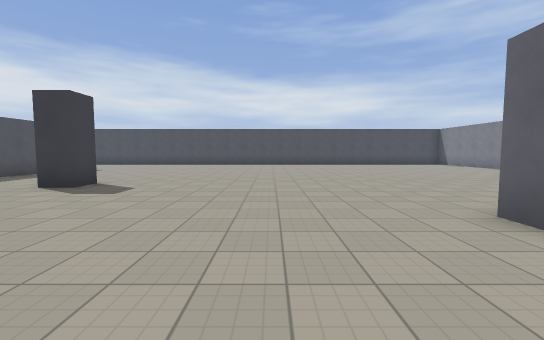
[1] (above)

20 first-person views from a walk through a Godot game level. The camera is 1.5 m above the floor, tilts 4° down and sees 90° across. The floor is counted in squares, 1.97 m on a side. Each view is taken from the middle of a square. On the plan, view 1 faces up. The plan holds only what a view shows up to about 10 squares ahead; the rest is blank. Characters and animated objects are left out. Surface patterns are stand-ins for the level's own textures.

[2]
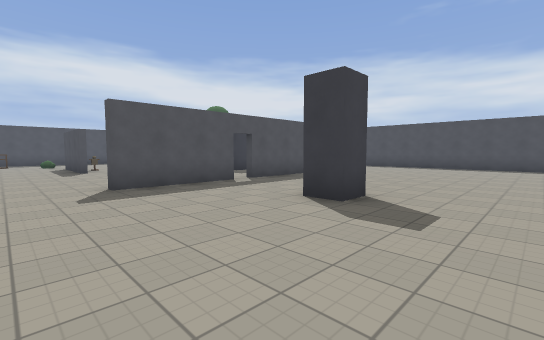

[3]
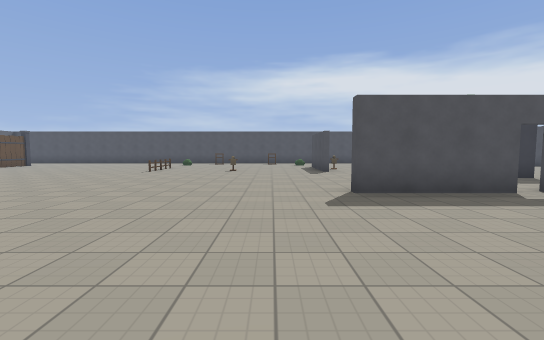

[4]
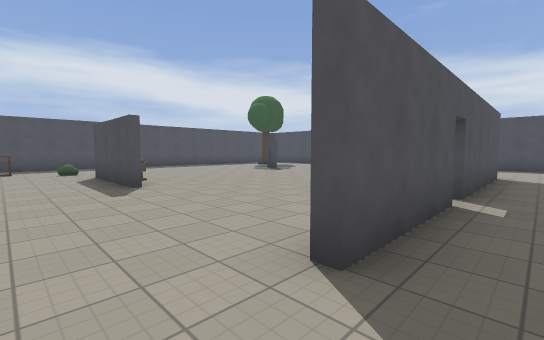

[5]
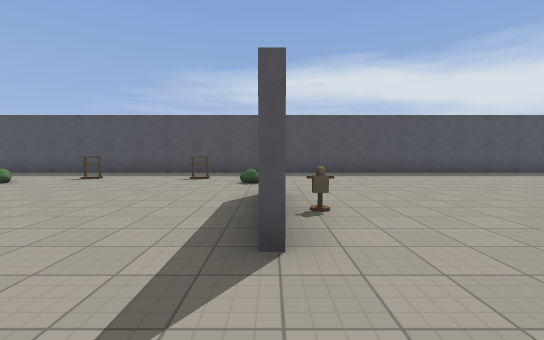

[6]
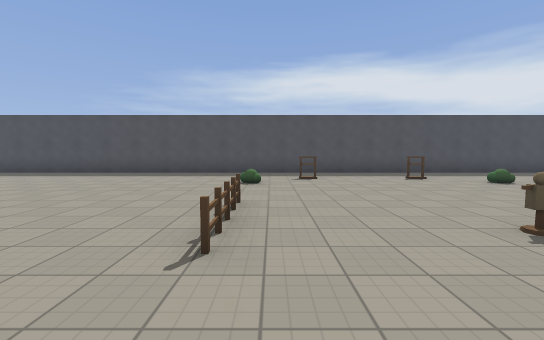

[7]
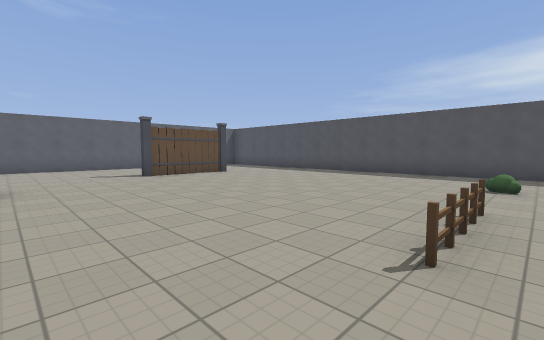

[8]
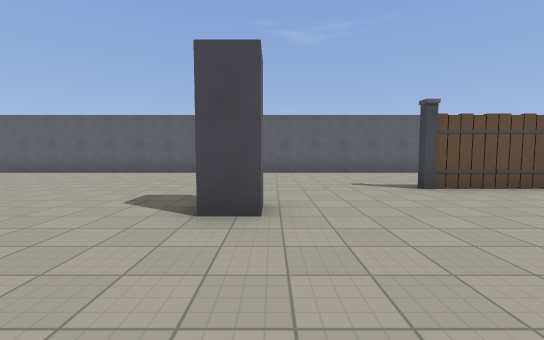

[9]
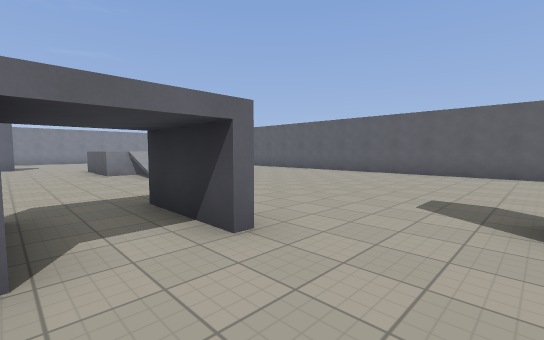

[10]
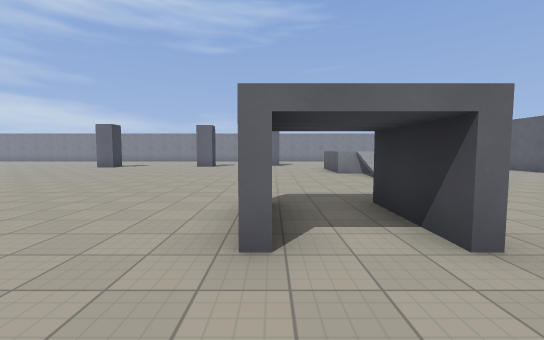

[11]
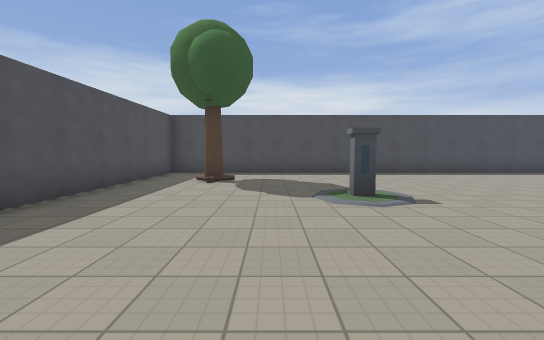

[12]
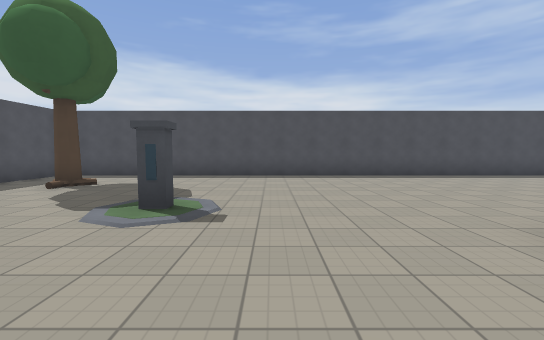

[13]
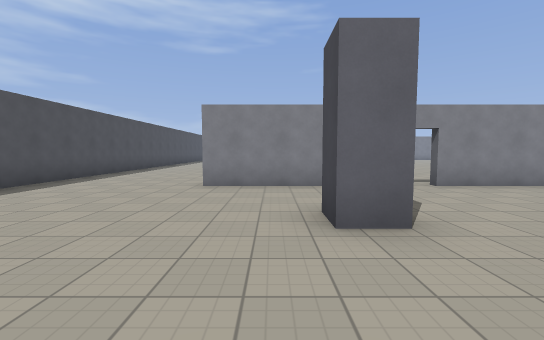

[14]
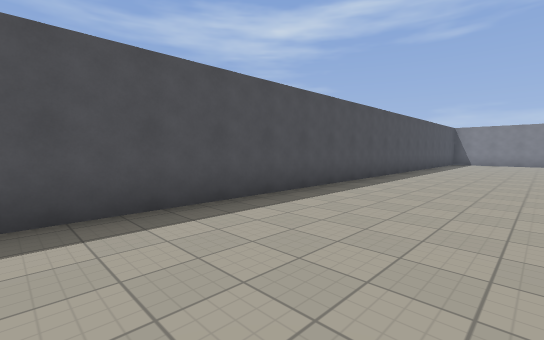

[15]
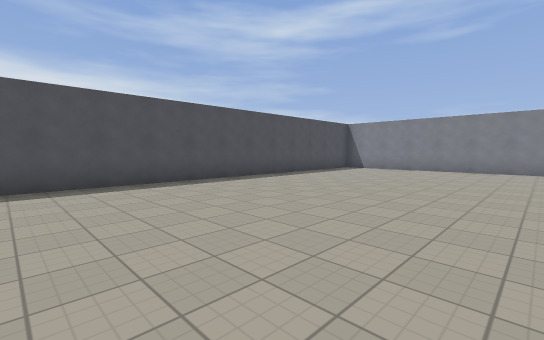

[16]
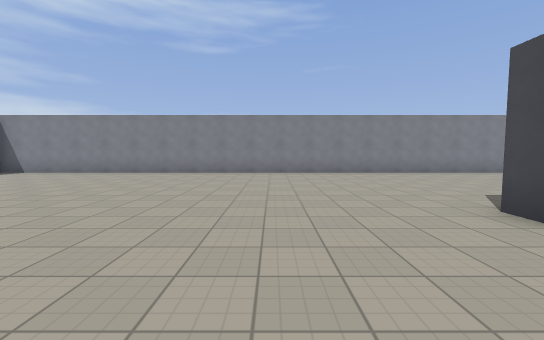

[17]
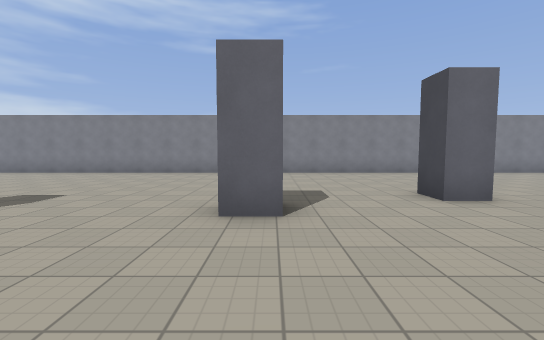

[18]
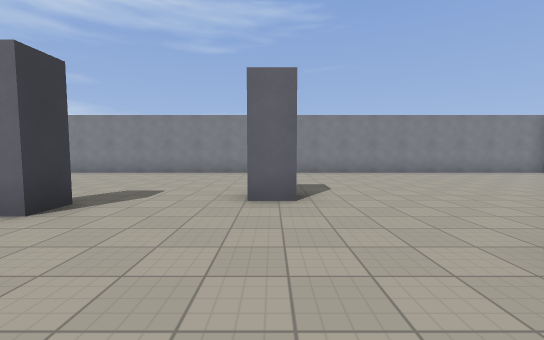

[19]
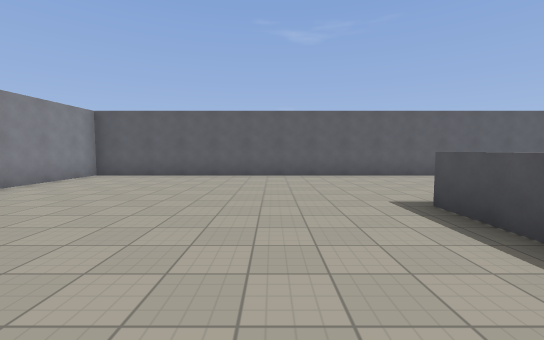

[20]
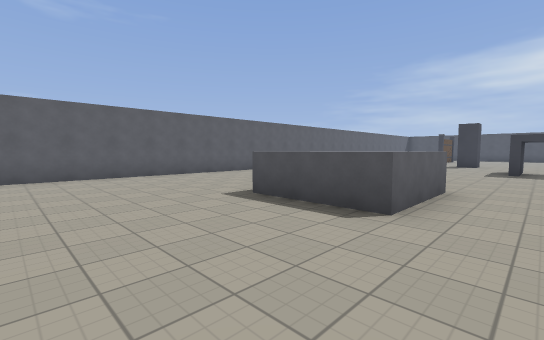

### Floor plan
Points are (right, up) in squares from view 1. A wall is a line through its corners. A room is listed if a view was taken in it or the views show most of it. See-through windows are left out.
Room 1 (views 1, 2, 3, 4, 5, 6, 7, 8, 9, 10, 11, 12, 13, 14, 15, 16, 17, 18, 19, 20)
walls: (-8, 4) (-8, 6.5); (-7.9, 6.5) (-7.9, 3.5); (-8.1, -6.5) (-6, -6.5); (-12.9, 3.9) (-16, 3.9); (-8, 8.9) (-8, 11.5); (-7.9, 11.5) (-7.9, 7); (-15.2, 10.4) (-15.8, 10.4); (-16.9, -10.4) (-14, -10.4); (-16.1, -14.5) (9.5, -14.5) (9.5, 15.5); (5.8, 15.5) (-20.5, 15.5) (-20.5, -11.5)
ways out: gap at (-8, 7)
objects: rack (-19, -1); rack (-19, 2); fence (-14, -2); dummy (-14, 5); dummy (-13, 1); pillar (-11, -8); pillar (-11, 9); pillar (-5, 6); pillar (3, -2); pillar (3, 3); pillar (4, -5)

Positions as (right, up) in squares from view 1, and headings:
1: (0, 0), facing up
2: (-2, 2), facing up-left
3: (-3, 2), facing left
4: (-7, 2), facing up-left
5: (-11, 4), facing left
6: (-11, -2), facing left
7: (-11, -2), facing down-left
8: (-11, -5), facing down
9: (-10, -5), facing down-right
10: (-10, -5), facing right
11: (-17, 6), facing up
12: (-14, 7), facing up
13: (-14, 10), facing right
14: (-8, 12), facing up-right
15: (-2, 9), facing up-right
16: (0, 6), facing right
17: (0, -2), facing right
18: (0, -5), facing right
19: (4, -6), facing down
20: (5, -6), facing down-left
